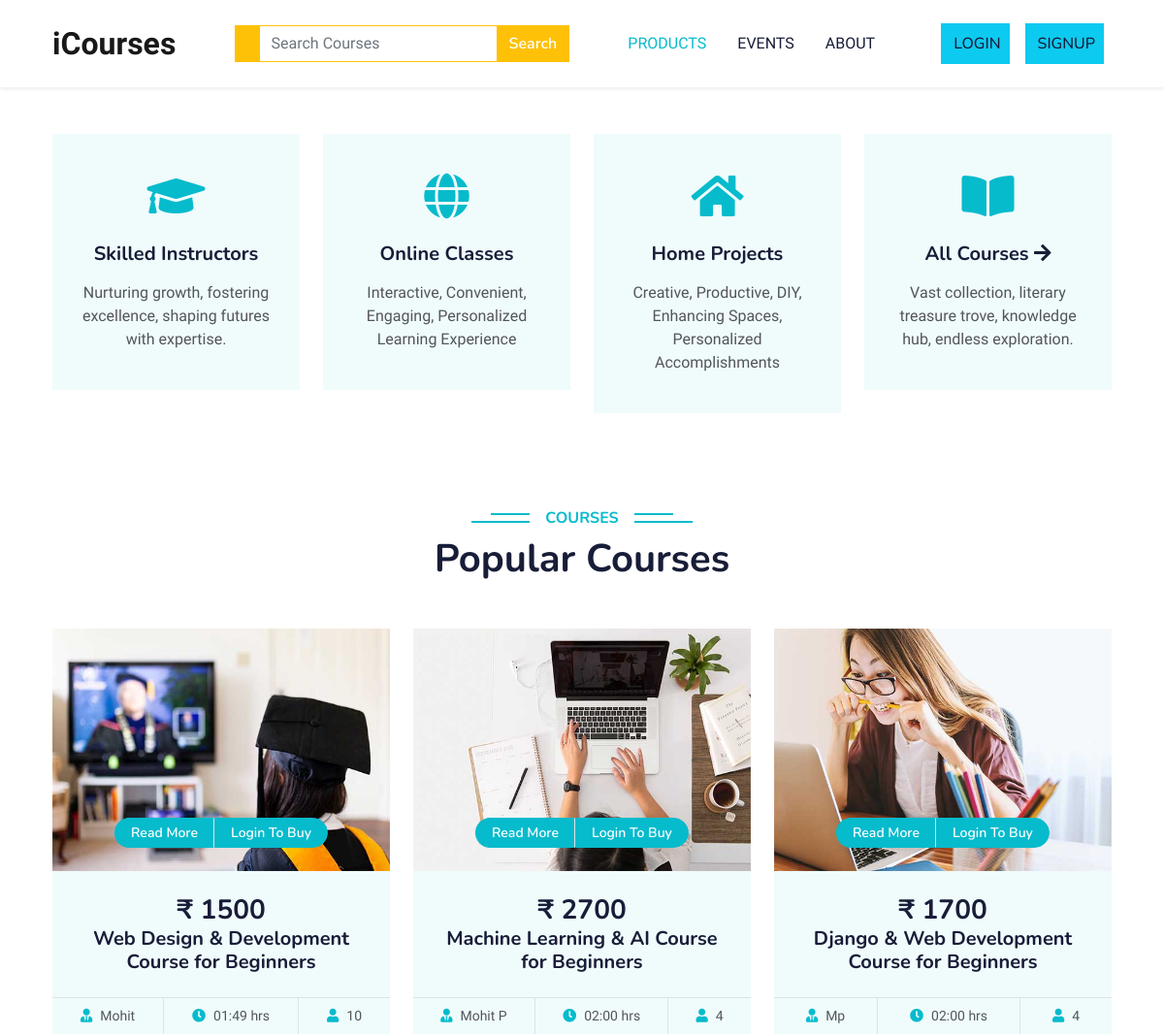
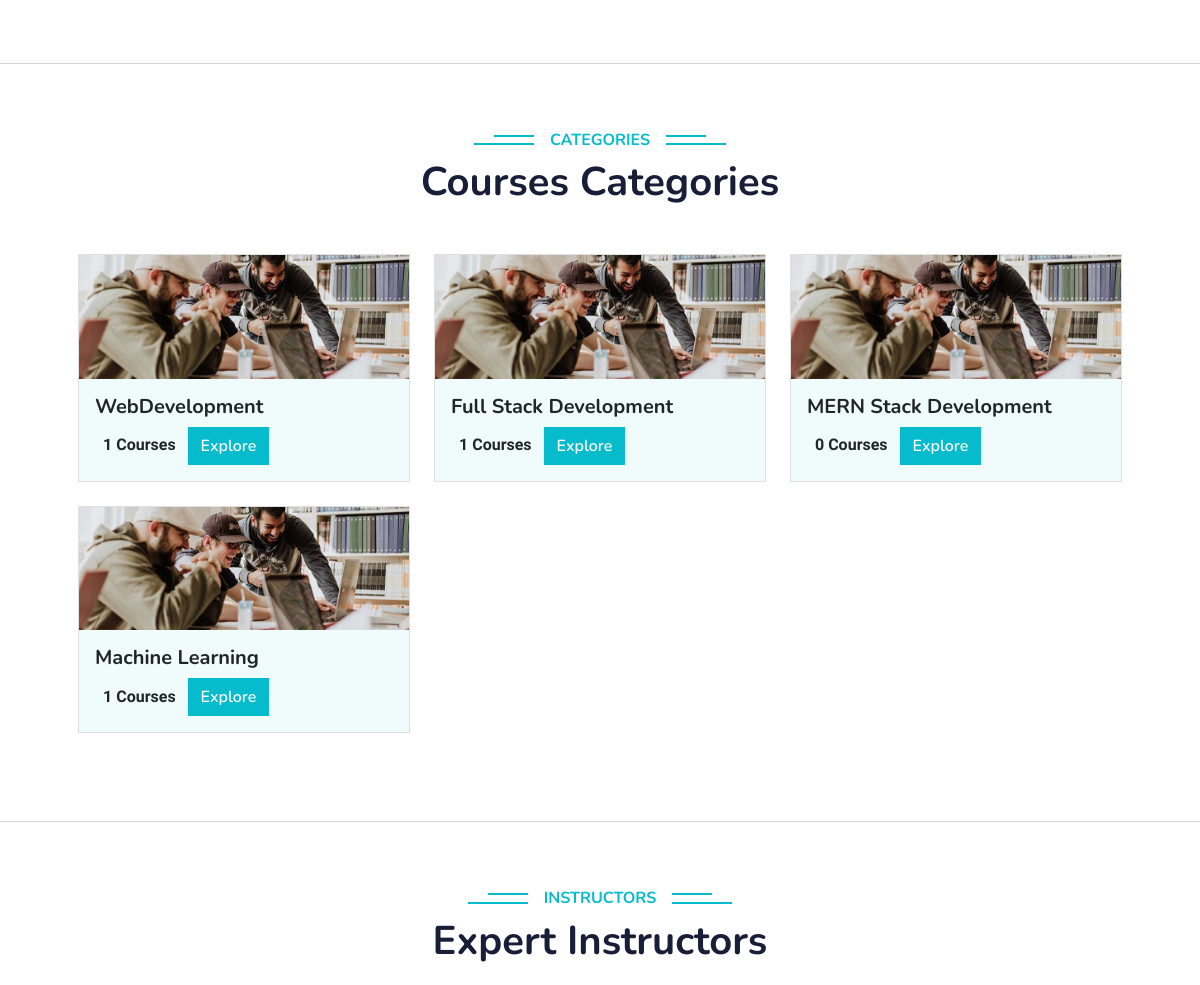
The app's page /product/ (upper part), older data (2 pictures, top to bottom).
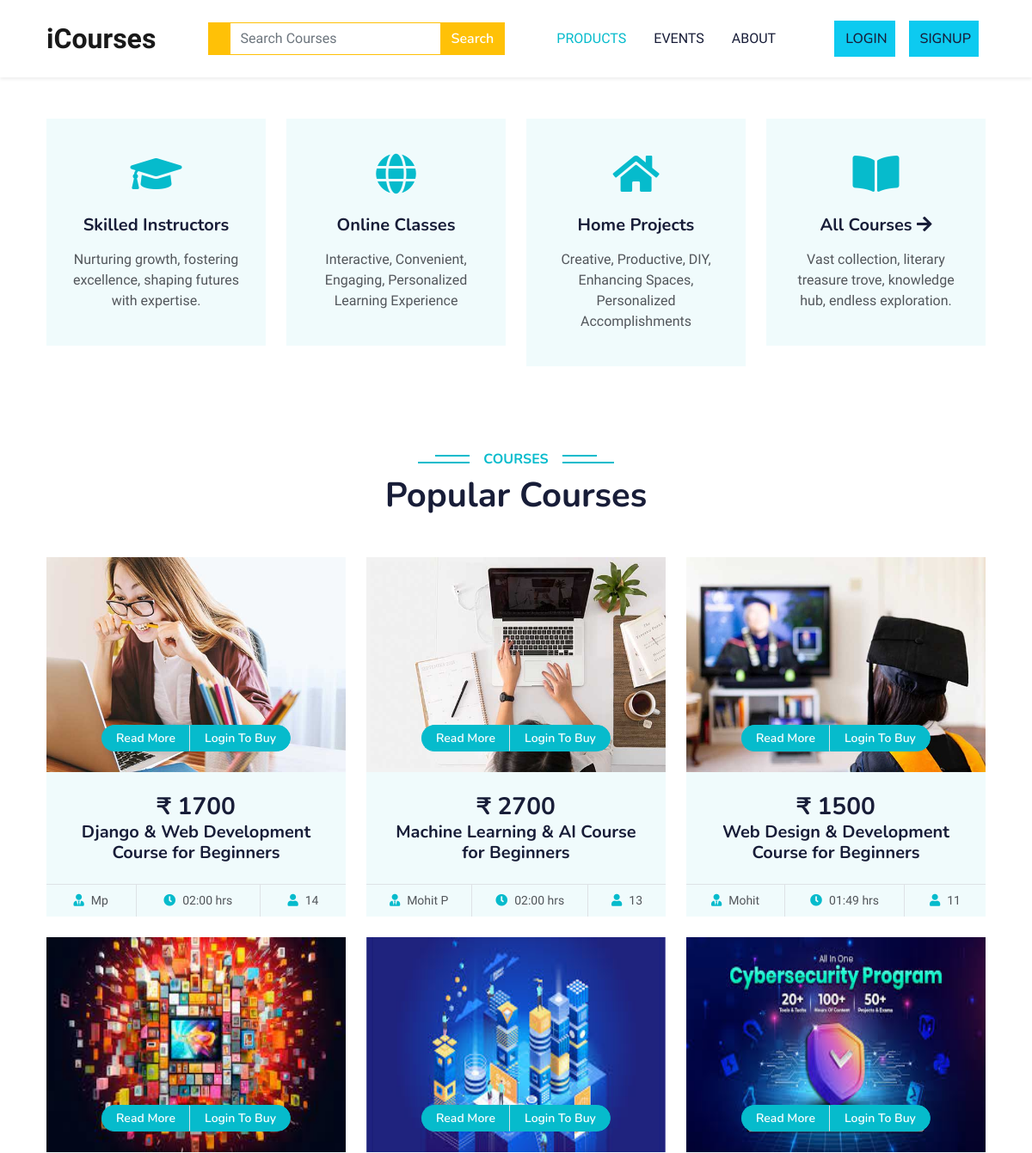
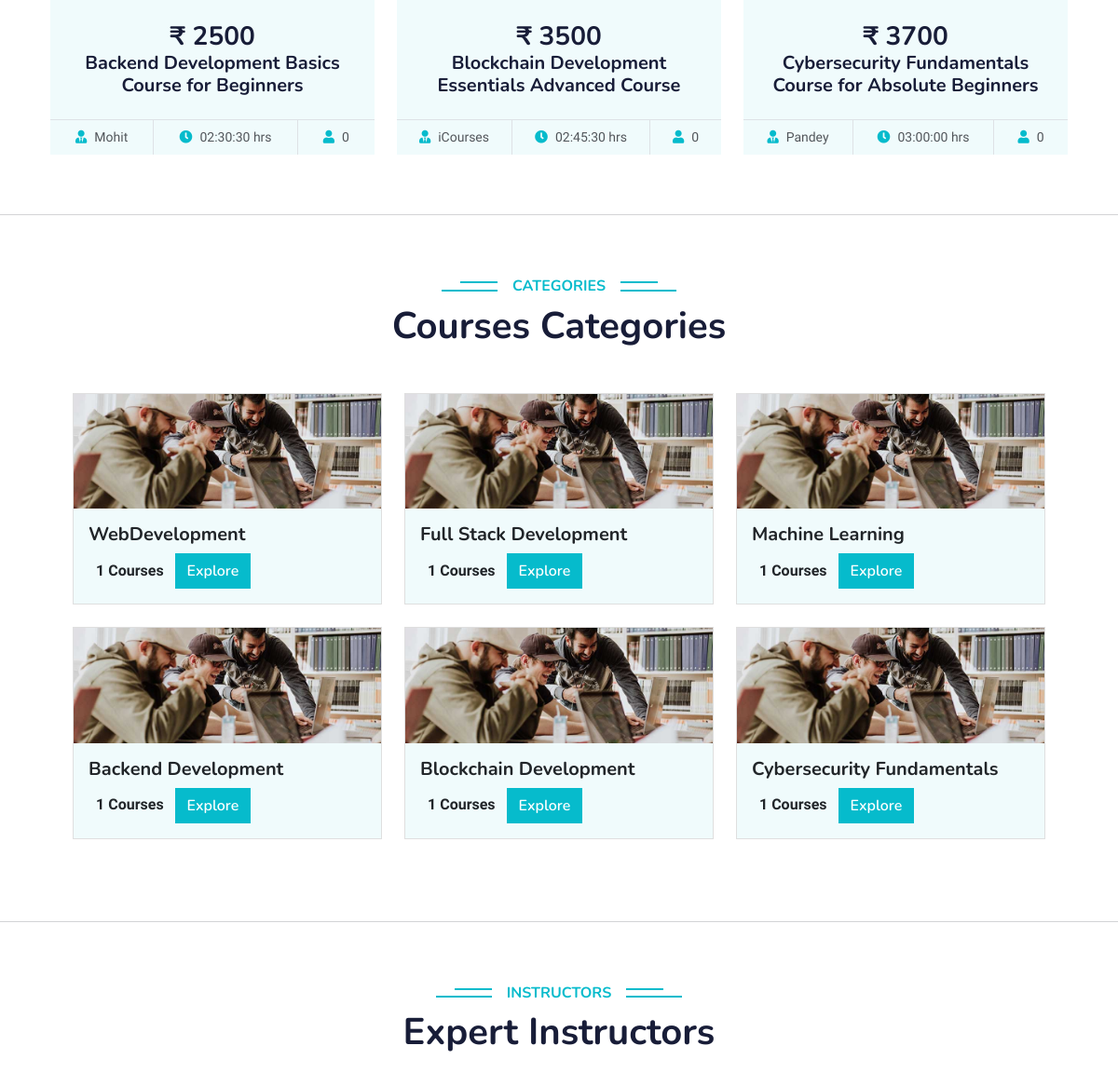
The same page, newer data (2 pictures, top to bottom).
### home/models.py (models this page shows, shortened)
class Course(models.Model):
    coursePicture = models.ImageField(upload_to='coursePicture/',null=True,blank = True)
    courseFile = models.FileField(upload_to='coursePdf',null=True,blank=True)
    courseCategory = models.ForeignKey(Category, on_delete=models.CASCADE ,null=True,blank=True)
    courseName = models.CharField(max_length = 150,null=True,blank=True)
    coursePrice = models.IntegerField(null=True,blank=True)
    madeBy = models.CharField(max_length = 150,null=True,blank=True)
    courseDuration = models.CharField(max_length = 50)
    studentOnCourse = models.IntegerField(default = 0,editable=False)
    AboutCourse = HTMLField(blank=True)

class Category(models.Model):
    categoryName = models.CharField(max_length=200)

### home/views.py (the view)
# urls.py: path('product/',views.Products, name='Products'),
def Products(request):
    if request.method == "GET":
      search = request.GET.get('search')
      if search != None:
        course = Course.objects.filter(courseName__icontains=search)
        return render(request,"Products/allCourse.html",{'courses':course})
    courses = Course.objects.order_by('-studentOnCourse')[:6] # Get the top 6 course by user purchased count..
    category_counts = Category.objects.annotate(course_count=Count('course')) # get the catagory courses in the page....
    context = {'courses':courses, 'categories':category_counts}
    return render(request, 'Products/productPage.html',context)

### home/context_processors.py (called while the page is built)
def user_info(request):
    user_info = None
    if request.user.is_authenticated:
        try:
            user_info = request.user.userprofile  # Assuming UserProfile is related to the User model
        except UserProfile.DoesNotExist:
            pass  # Handle the case where UserProfile doesn't exist for the current user
    return {'user_info': user_info}

### templates/Products/productPage.html (shortened to what this page needs)
{% extends 'base.html' %}
{% block Css %}
  <link href="https://cdnjs.cloudflare.com/ajax/libs/font-awesome/5.10.0/css/all.min.css" rel="stylesheet" />
  <link href="https://cdn.jsdelivr.net/npm/bootstrap-icons@1.4.1/font/bootstrap-icons.css" rel="stylesheet" />
  <link href="lib/animate/animate.min.css" rel="stylesheet" />
  <link href="lib/owlcarousel/assets/owl.carousel.min.css" rel="stylesheet" />
  <link href="/static/Css/css/bootstrap.min.css" rel="stylesheet" />
  <link href="/static/Css/css/style.css" rel="stylesheet" />
{% endblock %}
{% block body %}
  <div class="container-xxl py-5">
    <div class="container">
      <div class="row g-4">
        <div class="col-lg-3 col-sm-6 wow fadeInUp" data-wow-delay="0.1s">
          <div class="service-item text-center pt-3">
            <div class="p-4">
              <i class="fa fa-3x fa-graduation-cap text-primary mb-4"></i>
              <h5 class="mb-3">Skilled Instructors</h5>
              <p>Nurturing growth, fostering excellence, shaping futures with expertise.</p>
            </div>
          </div>
        </div>
        <div class="col-lg-3 col-sm-6 wow fadeInUp" data-wow-delay="0.3s">
          <div class="service-item text-center pt-3">
            <div class="p-4">
              <i class="fa fa-3x fa-globe text-primary mb-4"></i>
              <h5 class="mb-3">Online Classes</h5>
              <p>Interactive, Convenient, Engaging, Personalized Learning Experience</p>
            </div>
          </div>
        </div>
        <div class="col-lg-3 col-sm-6 wow fadeInUp" data-wow-delay="0.5s">
          <div class="service-item text-center pt-3">
            <div class="p-4">
              <i class="fa fa-3x fa-home text-primary mb-4"></i>
              <h5 class="mb-3">Home Projects</h5>
              <p>Creative, Productive, DIY, Enhancing Spaces, Personalized Accomplishments</p>
            </div>
          </div>
        </div>
        <div onclick="window.location.href='/allCourses/' " class="col-lg-3 col-sm-6 wow fadeInUp" data-wow-delay="0.7s">
          <div class="service-item text-center pt-3">
            <div class="p-4">
              <i class="fa fa-3x fa-book-open text-primary mb-4"></i>
              <h5 class="mb-3">All Courses <i class="fas fa-arrow-right"></i>
              </h5>
              <p>Vast collection, literary treasure trove, knowledge hub, endless exploration.</p>
            </div>
          </div>
        </div>
      </div>
    </div>
  </div>
  <div class="container-xxl py-5">
    <div class="container">
      <div class="text-center wow fadeInUp" data-wow-delay="0.1s">
        <h6 class="section-title bg-white text-center text-primary px-3">Courses</h6>
        <h1 class="mb-5">Popular Courses</h1>
      </div>
      <div class="row g-4 justify-content-start">
        {% for course in courses %}
          <div class="col-lg-4 col-md-6 wow fadeInUp" data-wow-delay="0.1s">
            <div class="course-item bg-light">
              <div class="position-relative overflow-hidden">
                {% if course.coursePicture %}
                <img src="{{ course.coursePicture.url }}" height="250px" class="card-img-top" alt="{{ course.courseName }}">
            {% else %}
            <img src="/static/Images/cat-4.jpg" height="250px" class="card-img-top" alt="Placeholder">
            {% endif %}
                <div class="w-100 d-flex justify-content-center position-absolute bottom-0 start-0 mb-4">
                  <a href="/productView/{{course.id}}" class="flex-shrink-0 btn btn-sm btn-primary px-3 border-end" style="border-radius: 30px 0 0 30px;">Read More</a>
                  {% if user.is_authenticated %}
                  <a href="/paymentPage/{{course.id}}" class="flex-shrink-0 btn btn-sm btn-primary px-3" style="border-radius: 0 30px 30px 0;">Buy Now</a>
                  {% else %}
                  <a href="/login/" class="flex-shrink-0 btn btn-sm btn-primary px-3" style="border-radius: 0 30px 30px 0;">Login To Buy</a>
                  {% endif %}
                </div>
              </div>
              <div class="text-center p-4 pb-0">
                <h3 class="mb-0">₹ {{ course.coursePrice }}</h3>
                <h5 class="mb-4">{{ course.courseName }}</h5>
              </div>
              <div class="d-flex border-top">
                <small class="flex-fill text-center border-end py-2"><i class="fa fa-user-tie text-primary me-2"></i>{{ course.madeBy }}</small>
                <small class="flex-fill text-center border-end py-2"><i class="fa fa-clock text-primary me-2"></i>{{ course.courseDuration }} hrs</small>
                <small class="flex-fill text-center py-2"><i class="fa fa-user text-primary me-2"></i>{{ course.studentOnCourse }}</small>
              </div>
            </div>
          </div>
        {% endfor %}
      </div>
    </div>
  </div>
  <hr>
  <div class="container-xxl py-5 category">
    <div class="container">
      <div class="text-center wow fadeInUp" data-wow-delay="0.1s">
        <h6 class="section-title bg-white text-center text-primary px-3">Categories</h6>
        <h1 class="mb-5">Courses Categories</h1>
      </div>
      <div class="container">
        <div class="row">
          {% for category in categories %}
            <div class="col-lg-4 col-md-6 mb-4">
              <div class="card">
                <img src="/static/Images/cat-1.jpg" class="card-img-top" alt="..." />
                <div class="card-body bg-light">
                  <h5 class="card-title">{{ category.categoryName }}</h5>
                  <b><span class="mx-2 card-text">{{ category.course_count }} Courses</span></b>
                    <a href="/courses/{{category.id}}" class="btn btn-primary">Explore</a>
                </div>
              </div>
            </div>
          {% endfor %}
        </div>
      </div>
    </div>
  </div>
<hr>
  <div class="container-xxl py-5">
    <div class="container">
      <div class="text-center wow fadeInUp" data-wow-delay="0.1s">
        <h6 class="section-title bg-white text-center text-primary px-3">Instructors</h6>
        <h1 class="mb-5">Expert Instructors</h1>
      </div>
    </div>
  </div>
{% endblock %}

### templates/base.html (shortened to what this page needs)
<!DOCTYPE html>
<html lang="en">
  <head>
    <link rel="stylesheet" href="https://cdn.jsdelivr.net/npm/bootstrap@5.3.3/dist/css/bootstrap.min.css" />
    <link rel="stylesheet" href="/static/Css/base.css" />
    <link href="https://cdn.jsdelivr.net/npm/bootstrap@5.3.3/dist/css/bootstrap.min.css" rel="stylesheet" />
    {% block Css %}
    {% endblock %}
  </head>
  <body>
    <nav class="navbar navbar-expand-lg bg-white sticky-top navbar-light p-3 shadow-sm">
      <div class="container">
        <a class="navbar-brand fs-2" href="/"><strong>iCourses</strong></a>
        <div class="collapse navbar-collapse" id="navbarNavDropdown">
          <div class="ms-auto d-none d-lg-block">
            <form method="get">
            <div class="input-group">
              <span class="border-warning input-group-text bg-warning text-white"></span>
              <input type="search" class="form-control border-warning" name="search" placeholder="Search Courses" style="color:#7a7a7a" />
              <button type="submit" class="btn btn-warning text-white">Search</button>
            </div>
           </form>
          </div>
          <ul class="navbar-nav ms-auto">
            <li class="nav-item">
              <a class="nav-link mx-2 text-uppercase {% if request.path == '/product/' %}active{% endif %}" href="/product/">Products</a>
            </li>
            <li class="nav-item">
              <a class="nav-link mx-2 text-uppercase {% if request.path == '/events/' %}active{% endif %}" href="/events/">Events</a>
            </li>
            <li class="nav-item">
              <a class="nav-link mx-2 text-uppercase {% if request.path == '/about/' %}active{% endif %}" href="/about/">About</a>
            </li>
          </ul>
          <ul class="navbar-nav ms-auto">
            {% if user.is_authenticated %}
              <li class="nav-item dropdown mt-2">
                <a class="text-primary nav-link dropdown-toggle" href="" role="button" data-bs-toggle="dropdown" aria-expanded="false">
                  {% if user_info and user_info.picture %}
                    <img class="rounded-image" width="30px" src="{{ user_info.picture.url }}" alt="User Picture" />
                  {% else %}
                  <img width="30px" src="https://static-00.iconduck.com/assets.00/profile-circle-icon-2048x2048-cqe5466q.png" alt="">
                    {% endif %}
                  Welcome <b>{{ user.first_name }}</b>
                </a>
                <ul class="dropdown-menu">
                  <li>
                    <a class="dropdown-item text-dark fs-6" href="/profilePage">Profile</a>
                  </li>
                  <li>
                    <a class="dropdown-item text-danger fs-6" href="/logout">Logout</a>
                  </li>
                  <li>
                    <hr class="dropdown-divider" />
                  </li>
                  <li class="dropdown-item text-secondary">
                    Welcome To iCourses <br /><b>{{ request.user }}</b>
                  </li>
                </ul>
              </li>
            {% else %}
              <li class="nav-item">
                <a class="nav-link btn btn-info mx-2 text-uppercase" href="/login/"> Login</a>
              </li>
              <li class="nav-item">
                <a class="nav-link mx-2 btn btn-info text-uppercase" href="/signup/"> SignUp</a>
              </li>
            {% endif %}
          </ul>
        </div>
      </div>
    </nav>
    {% block body %}
    {% endblock %}
  </body>
</html>

### static/Css/base.css (style rules this page uses)
a { font-size: 14px; font-weight: 700 }
.form-control { outline: none !important; box-shadow: none !important; }

### static/Css/css/style.css (style rules this page uses)
:root { --primary: #06BBCC; --light: #F0FBFC; --dark: #181d38; }
.btn { font-family: 'Nunito', sans-serif; font-weight: 600; transition: .5s; }
.btn.btn-primary, .btn.btn-secondary { color: #FFFFFF; }
.navbar-light .navbar-nav .nav-link:hover, .navbar-light .navbar-nav .nav-link.active { color: var(--primary); }
.navbar-light .navbar-nav .nav-link { color: var(--dark); font-weight: 500; }
.navbar-light.sticky-top { top: -100px; transition: .5s; }
.section-title { position: relative; display: inline-block; text-transform: uppercase; }
.section-title::before { position: absolute; content: ""; width: calc(100% + 80px); height: 2px; top: 4px; left: -40px; background: var(--primary); z-index: -1; }
.section-title::after { position: absolute; content: ""; width: calc(100% + 120px); height: 2px; bottom: 5px; left: -60px; background: var(--primary); z-index: -1; }
.service-item { background: var(--light); transition: .5s; }
.service-item * { transition: .5s; }
.category img, .course-item img { transition: .5s; }

Row changes from the older to the newer data that the page shows:
removed Category: categoryName "MERN Stack Development", course_count "0"
changed Course "Django & Web Development Course for Beginners": studentOnCourse "4" → "14"; moves up the list
changed Course "Machine Learning & AI Course for Beginners": studentOnCourse "4" → "13"; moves down the list
changed Course "Web Design & Development Course for Beginners": studentOnCourse "10" → "11"
added Course: coursePicture (picture), coursePrice "2500", courseName "Backend Development Basics Course for Beginners", madeBy "Mohit", courseDuration "02:30:30", studentOnCourse "0"
added Course: coursePicture (picture), coursePrice "3500", courseName "Blockchain Development Essentials Advanced Course", madeBy "iCourses", courseDuration "02:45:30", studentOnCourse "0"
added Course: coursePicture (picture), coursePrice "3700", courseName "Cybersecurity Fundamentals Course for Absolute Beginners", madeBy "Pandey", courseDuration "03:00:00", studentOnCourse "0"
added Category: categoryName "Backend Development", course_count "1"
added Category: categoryName "Blockchain Development", course_count "1"
added Category: categoryName "Cybersecurity Fundamentals", course_count "1"
